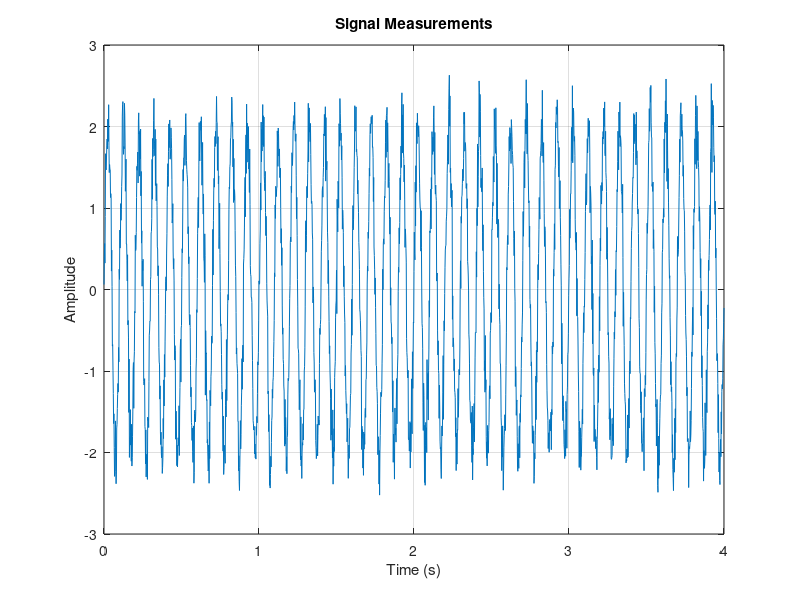

MATLAB code for this plot:
clear; clc; close all;

fs = 500;
t = 0:1/fs:4;

signal = 2*sin(2*pi*10*t) + 0.25*randn(size(t));

meanValue = mean(signal);
rmsValue = rms(signal);
peakValue = max(abs(signal));
stdValue = std(signal);

fprintf('Mean: %.4f\n', meanValue);
fprintf('RMS: %.4f\n', rmsValue);
fprintf('Peak: %.4f\n', peakValue);
fprintf('Standard deviation: %.4f\n', stdValue);

figure;
plot(t, signal);
xlabel('Time (s)');
ylabel('Amplitude');
title('Signal Measurements');
grid on;
